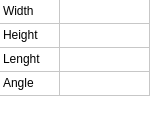
<?xml version="1.0" encoding="UTF-8"?>
<ui version="4.0">
 <class>MeasureTool</class>
 <widget class="QWidget" name="MeasureTool">
  <property name="geometry">
   <rect>
    <x>0</x>
    <y>0</y>
    <width>150</width>
    <height>128</height>
   </rect>
  </property>
  <property name="windowTitle">
   <string>Form</string>
  </property>
  <layout class="QVBoxLayout" name="verticalLayout_2">
   <property name="spacing">
    <number>0</number>
   </property>
   <property name="leftMargin">
    <number>0</number>
   </property>
   <property name="topMargin">
    <number>0</number>
   </property>
   <property name="rightMargin">
    <number>0</number>
   </property>
   <property name="bottomMargin">
    <number>0</number>
   </property>
   <item>
    <widget class="QStackedWidget" name="stackedWidget">
     <property name="currentIndex">
      <number>0</number>
     </property>
     <widget class="QWidget" name="page">
      <layout class="QVBoxLayout" name="verticalLayout">
       <property name="spacing">
        <number>0</number>
       </property>
       <property name="leftMargin">
        <number>0</number>
       </property>
       <property name="topMargin">
        <number>0</number>
       </property>
       <property name="rightMargin">
        <number>0</number>
       </property>
       <property name="bottomMargin">
        <number>0</number>
       </property>
       <item>
        <widget class="QTableWidget" name="tableWidget">
         <property name="frameShape">
          <enum>QFrame::NoFrame</enum>
         </property>
         <property name="frameShadow">
          <enum>QFrame::Plain</enum>
         </property>
         <property name="sizeAdjustPolicy">
          <enum>QAbstractScrollArea::AdjustToContents</enum>
         </property>
         <property name="editTriggers">
          <set>QAbstractItemView::NoEditTriggers</set>
         </property>
         <property name="alternatingRowColors">
          <bool>false</bool>
         </property>
         <property name="selectionMode">
          <enum>QAbstractItemView::NoSelection</enum>
         </property>
         <property name="cornerButtonEnabled">
          <bool>false</bool>
         </property>
         <attribute name="horizontalHeaderVisible">
          <bool>false</bool>
         </attribute>
         <attribute name="horizontalHeaderDefaultSectionSize">
          <number>60</number>
         </attribute>
         <attribute name="horizontalHeaderStretchLastSection">
          <bool>true</bool>
         </attribute>
         <attribute name="verticalHeaderVisible">
          <bool>false</bool>
         </attribute>
         <attribute name="verticalHeaderDefaultSectionSize">
          <number>24</number>
         </attribute>
         <attribute name="verticalHeaderMinimumSectionSize">
          <number>24</number>
         </attribute>
         <attribute name="verticalHeaderStretchLastSection">
          <bool>false</bool>
         </attribute>
         <row>
          <property name="text">
           <string>Width</string>
          </property>
         </row>
         <row>
          <property name="text">
           <string>Nouvelle ligne</string>
          </property>
         </row>
         <row>
          <property name="text">
           <string>Lenght</string>
          </property>
         </row>
         <row>
          <property name="text">
           <string>Angle</string>
          </property>
         </row>
         <column>
          <property name="text">
           <string>Propertie</string>
          </property>
         </column>
         <column>
          <property name="text">
           <string>Value</string>
          </property>
         </column>
         <item row="0" column="0">
          <property name="text">
           <string>Width</string>
          </property>
         </item>
         <item row="1" column="0">
          <property name="text">
           <string>Height</string>
          </property>
         </item>
         <item row="2" column="0">
          <property name="text">
           <string>Lenght</string>
          </property>
         </item>
         <item row="3" column="0">
          <property name="text">
           <string>Angle</string>
          </property>
         </item>
        </widget>
       </item>
      </layout>
     </widget>
     <widget class="QWidget" name="page_2">
      <widget class="MYUnitsSpinBox" name="heightSpinBox">
       <property name="enabled">
        <bool>false</bool>
       </property>
       <property name="geometry">
        <rect>
         <x>110</x>
         <y>76</y>
         <width>53</width>
         <height>20</height>
        </rect>
       </property>
       <property name="frame">
        <bool>false</bool>
       </property>
       <property name="buttonSymbols">
        <enum>QAbstractSpinBox::NoButtons</enum>
       </property>
      </widget>
      <widget class="QDoubleSpinBox" name="angleSpinBox">
       <property name="enabled">
        <bool>false</bool>
       </property>
       <property name="geometry">
        <rect>
         <x>110</x>
         <y>128</y>
         <width>64</width>
         <height>20</height>
        </rect>
       </property>
       <property name="frame">
        <bool>false</bool>
       </property>
       <property name="buttonSymbols">
        <enum>QAbstractSpinBox::NoButtons</enum>
       </property>
       <property name="suffix">
        <string>°</string>
       </property>
       <property name="maximum">
        <double>365.000000000000000</double>
       </property>
      </widget>
      <widget class="MYUnitsSpinBox" name="widthSpinBox">
       <property name="enabled">
        <bool>false</bool>
       </property>
       <property name="geometry">
        <rect>
         <x>110</x>
         <y>50</y>
         <width>53</width>
         <height>20</height>
        </rect>
       </property>
       <property name="frame">
        <bool>false</bool>
       </property>
       <property name="buttonSymbols">
        <enum>QAbstractSpinBox::NoButtons</enum>
       </property>
      </widget>
      <widget class="MYUnitsSpinBox" name="lenghtSpinBox">
       <property name="enabled">
        <bool>false</bool>
       </property>
       <property name="geometry">
        <rect>
         <x>110</x>
         <y>102</y>
         <width>53</width>
         <height>20</height>
        </rect>
       </property>
       <property name="frame">
        <bool>false</bool>
       </property>
       <property name="buttonSymbols">
        <enum>QAbstractSpinBox::NoButtons</enum>
       </property>
      </widget>
     </widget>
    </widget>
   </item>
  </layout>
 </widget>
 <customwidgets>
  <customwidget>
   <class>MYUnitsSpinBox</class>
   <extends>QDoubleSpinBox</extends>
   <header>utils/myunitsspinbox.h</header>
  </customwidget>
 </customwidgets>
 <resources/>
 <connections/>
</ui>
